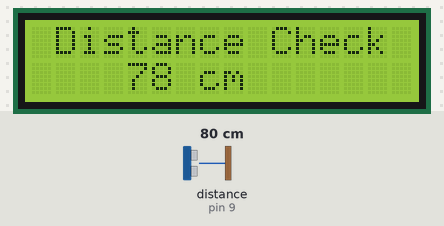
This sketch was run on a simulated Arduino Uno, built with avr-gcc and run on an emulated ATmega328P. On the bench: 16×2 character LCD. Wiring (inferred from the names in the program): ultrasonic range finder: trigger pin 8; echo pin 9. The inputs (shaded band) are chosen by the test bench; at power-on: distance to the obstacle (sensor on pin 9) 80 cm. The echo pulse lasts 58.3 µs per cm.

Above: at 1.2 s.
1.3 s: distance to the obstacle (sensor on pin 9) set to 2 cm
At 2.4 s:
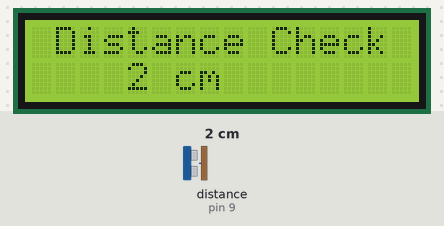
5.0 s: distance to the obstacle (sensor on pin 9) set to 4 cm
At 5.8 s:
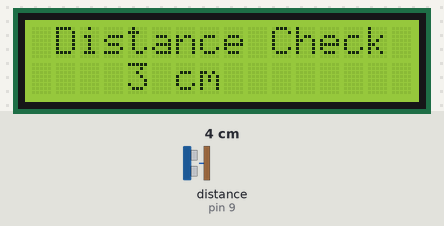
6.6 s: distance to the obstacle (sensor on pin 9) set to 9 cm
At 7.3 s:
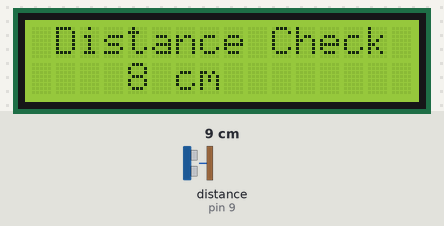
Timing chart, 0 to 9.6 s (numbered marks = the images above; inputs shaded):
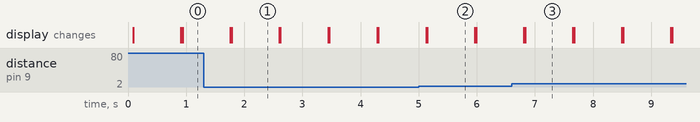

Measured:
- after the input at 5.0 s, the display: first differs from a run without the input after 0.15 s (image 2)
- after the input at 6.6 s, the display: first differs from a run without the input after 0.23 s (image 3)
- what the display in image 1 shows lasts 0.8 s, from 1.8 s to 2.6 s

The sketch:

supers_lcd.ino
```cpp
#include <Wire.h>                     // i2C 통신을 위한 라이브러리
#include <LiquidCrystal_I2C.h>        // LCD 2004 I2C용 라이브러리
LiquidCrystal_I2C lcd(0x27,16,2);     //  0x3F or 0x27를 선택하여 주세요. 작동이 되지 않는 경우 0x27로 바꾸어주세요. 확인결과 0x3f가 작동하지 않을 수 있습니다.
//고유주소가 LCD마다 다르기 때문입니다.


#define trigPin1 8  // 초음파 발신핀 define은 쉽게말하면, 숫자의 이름을 정의해주는것.
#define echoPin1 9  // 초음파 수신핀

//변수를 설정합니다.
long duration1, distance1;


void setup()
{
  pinMode(trigPin1,OUTPUT);   // trig를 출력 모드로 설정
  pinMode(echoPin1,INPUT);    // echo를 입력모드로 설정

  Serial.begin(9600);        //시리얼 프린트 시작
  lcd.init();                // LCD 초기화
  lcd.backlight();           // 백라이트 켜기

}

void loop()
{
  //초음파 센서를 한번 초기화 하는 과정입니다. 마치 껏다 켯다를 하면서 거리를 초기화합니다.
  digitalWrite(trigPin1, LOW);
  delayMicroseconds(2);
  digitalWrite(trigPin1, HIGH);
  delayMicroseconds(10);
  digitalWrite(trigPin1, LOW);
  duration1 = pulseIn(echoPin1, HIGH);
  distance1= duration1*0.034/2;

  lcd.clear();
  lcd.setCursor(1,0);
  lcd.print("Distance Check");
  lcd.setCursor(4,1);
  lcd.print(distance1); lcd.print(" cm");
  delay(800);
  lcd.setCursor(1,3);
  lcd.print("Warning from a crash!");

}
```
